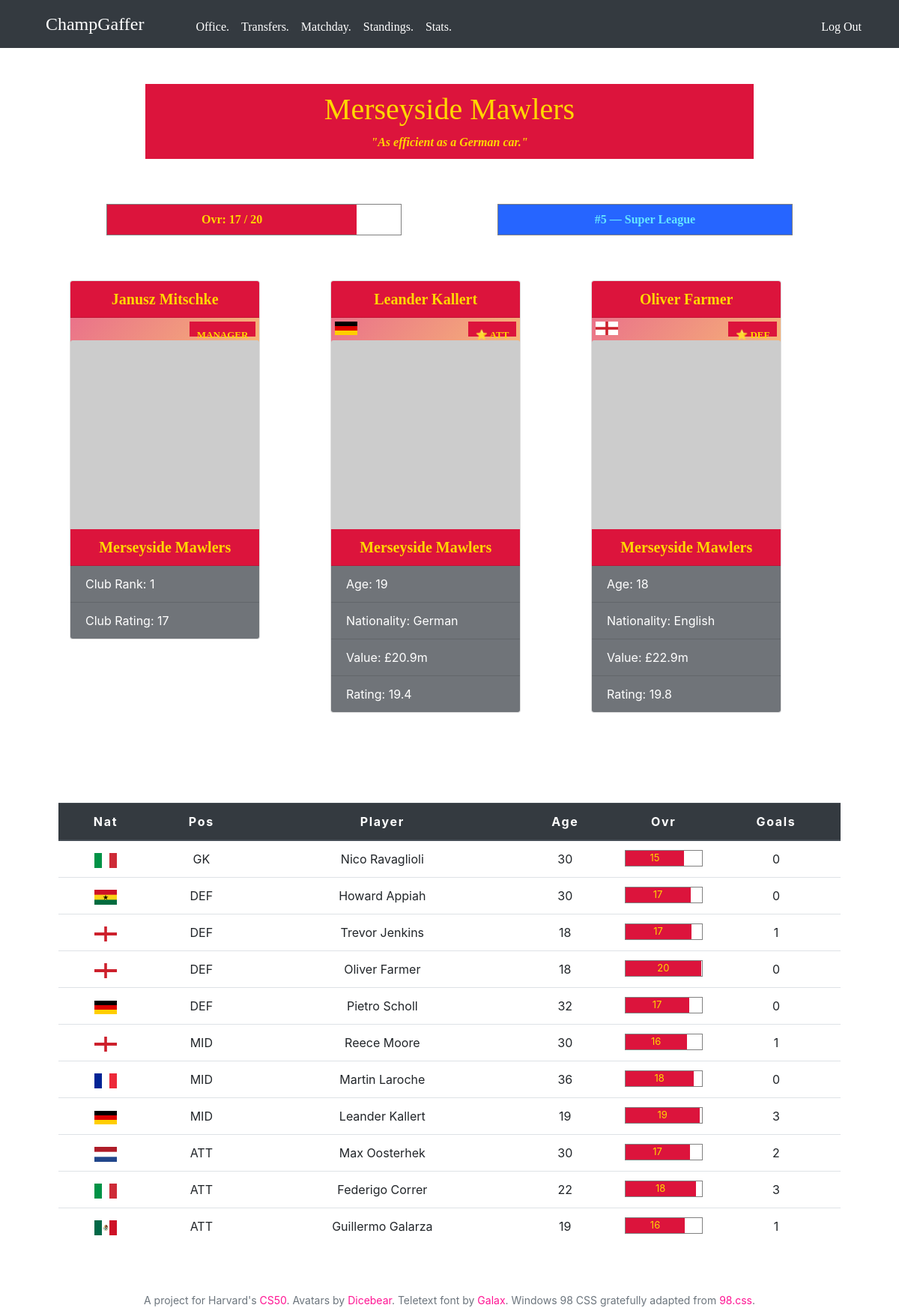
Screenshot of /Merseyside Mawlers (signed in) with the database file from the repository.
### tables this page shows
CREATE TABLE clubs (club_id INTEGER PRIMARY KEY AUTOINCREMENT NOT NULL, 
                    club_name TEXT NOT NULL, 
                    primary_colour TEXT NOT NULL, 
                    secondary_colour TEXT NOT NULL, 
                    manager TEXT NOT NULL, 
                    desc TEXT NOT NULL, 
                    capacity INTEGER, 
                    rival INTEGER);

CREATE TABLE club_attr (manager_id INTEGER NOT NULL,
                        club_id INTEGER NOT NULL,
                        rank INTEGER NOT NULL,
                        ovr INTEGER NOT NULL,
                        formation TEXT NOT NULL,
                        attendance REAL NOT NULL, pld INTEGER NOT NULL DEFAULT 0, gs INTEGER NOT NULL DEFAULT 0, ga INTEGER NOT NULL DEFAULT 0, pts INTEGER NOT NULL DEFAULT 0, pos_track INTEGER NOT NULL DEFAULT 0, pos INTEGER NOT NULL DEFAULT 0, 
                        FOREIGN KEY(manager_id) REFERENCES managers(id), 
                        FOREIGN KEY(club_id) REFERENCES clubs(club_id));

CREATE TABLE players (player_id INTEGER PRIMARY KEY AUTOINCREMENT NOT NULL,
                      starter_club TEXT NOT NULL,
                      name TEXT NOT NULL, 
                      nationality TEXT NOT NULL, 
                      flag TEXT NOT NULL, 
                      pos TEXT NOT NULL,
                      FOREIGN KEY(starter_club) REFERENCES clubs(club_name));

CREATE TABLE player_attr (manager_id INTEGER NOT NULL, 
                          player_id INTEGER NOT NULL, 
                          club_id INTEGER NOT NULL, 
                          age INTEGER NOT NULL,
                          speed NUMERIC NOT NULL, 
                          strength NUMERIC NOT NULL, 
                          technique NUMERIC NOT NULL, 
                          potential NUMERIC NOT NULL, 
                          handsomeness NUMERIC NOT NULL, 
                          ovr NUMERIC NOT NULL, 
                          value NUMERIC NOT NULL, squad_num NUMERIC NOT NULL DEFAULT 0,
                          FOREIGN KEY(manager_id) REFERENCES managers(id), 
                          FOREIGN KEY(player_id) REFERENCES players(player_id),
                          FOREIGN KEY(club_id) REFERENCES clubs(club_id));

### app.py (the view)
@app.route("/<club_name>")
@login_required
def profile(club_name):
    session['clubInfo'] = db.execute("SELECT * FROM clubs JOIN club_attr ON clubs.club_id = club_attr.club_id WHERE (club_name = ? AND club_attr.manager_id = ?) AND clubs.club_id < 20;",
                      club_name.replace("_", " "), session['id'])
    if not session['clubInfo']:
        return redirect('/')
    else:
        session["getClubPlayers"] = db.execute("SELECT * FROM players JOIN player_attr ON players.player_id = player_attr.player_id WHERE player_attr.manager_id = :manager AND player_attr.club_id = :club_id ORDER BY squad_num;",
                                                manager=session["id"], club_id=session["clubInfo"][0]['club_id'])
        for player in session['getClubPlayers']:
            player['goals'] = db.execute("SELECT count(*) AS goals FROM goals WHERE player_id=? AND manager_id=? AND season=?;", player['player_id'], session['id'], session['season'])[0]['goals']
        starDef = db.execute("SELECT name, age, nationality, flag, value, MAX(ovr) FROM players JOIN player_attr ON players.player_id = player_attr.player_id WHERE player_attr.player_id IN (SELECT player_attr.player_id FROM players JOIN player_attr ON players.player_id = player_attr.player_id WHERE pos = \'GK\' OR pos = \'DEF\') AND club_id = ? AND manager_id = ?;",
                            session['clubInfo'][0]['club_id'], session["id"])
        starAtt = db.execute("SELECT name, age, nationality, flag, value, MAX(ovr) FROM players JOIN player_attr ON players.player_id = player_attr.player_id WHERE player_attr.player_id IN (SELECT player_attr.player_id FROM players JOIN player_attr ON players.player_id = player_attr.player_id WHERE pos = \'MID\' OR pos = \'ATT\') AND club_id = ? AND manager_id = ?;",
                            session['clubInfo'][0]['club_id'], session["id"])
        session['clubStarDef'] = {
            "playername": starDef[0]['name'],
            "playerage": starDef[0]['age'],
            "nationality": starDef[0]['nationality'],
            "flag": starDef[0]['flag'],
            "value": "£" + str(starDef[0]['value']) + "m",
            "ovr": starDef[0]['MAX(ovr)']
        }
        session['clubStarAtt'] = {
            "playername": starAtt[0]['name'],
            "playerage": starAtt[0]['age'],
            "nationality": starAtt[0]['nationality'],
            "flag": starAtt[0]['flag'],
            "value": "£" + str(starAtt[0]['value']) + "m",
            "ovr": starAtt[0]['MAX(ovr)']
        }
        return render_template('club.html',
                            clubInfo=session['clubInfo'][0],
                            getPlayers=session["getClubPlayers"],
                            starAtt=session['clubStarAtt'],
                            starDef=session['clubStarDef'],
                            round=round)

### app.py (called while the page is built)
@app.after_request
def after_request(response):
    response.headers["Cache-Control"] = "no-cache, no-store, must-revalidate"
    response.headers["Expires"] = 0
    response.headers["Pragma"] = "no-cache"
    return response

### helpers.py (called while the page is built)
def login_required(f):
    @wraps(f)
    def decorated_function(*args, **kwargs):
        if session.get("id") is None:
            return redirect("/login")
        return f(*args, **kwargs)
    return decorated_function

### templates/club.html (shortened to what this page needs)
{% extends "layout.html" %}
{% block main %}
{% if clubInfo['primary_colour'] == "white" %}
    {% set primary = clubInfo['secondary_colour'] %}
    {% set secondary = clubInfo['primary_colour'] %}
{% else %}
    {% set primary = clubInfo['primary_colour'] %}
    {% set secondary = clubInfo['secondary_colour'] %}
{% endif %}
<div class="container">
    <div class="row">
        <div class="col-12 col-md-12">
            <div class="clubTitle">
                <h1>{{ clubInfo['club_name'] }}</h1>
                <p>"{{ clubInfo['desc'] }}"</p>
            </div>
        </div>
    </div>
    <div class="row">
        <div class="col-6 col-md-6">
            <div class="clubOvrCont">
                <p class="clubOvr" style="width:{{ clubInfo['ovr'] * 5 }}%;">Ovr: {{ clubInfo['ovr'] }} / 20</p>
            </div>
        </div>
        <div class="col-6 col-md-6">
            {% if clubInfo['pos'] > 10 %}
                {% set league = 'Sub League' %}
                {% set leagueClass = "subLeague" %}
                {% set pos = clubInfo['pos'] - 10 %}
            {% else %}
                {% set league = 'Super League' %}
                {% set leagueClass = 'superLeague' %}
                {% set pos = clubInfo['pos'] %}
            {% endif %}
            <div class="clubOvrCont">
                <p class="{{ leagueClass }}">#{{ pos }} — {{ league }}</p>
            </div>
        </div>
    </div>
    <div class="row">
        <div class="col-6 col-md-4">
            <div class="card">
                <h5 class="card-header">{{ clubInfo['manager'] }}</h5>
                <div class="sticker">
                    <div class="avatar-holder">
                        <h4 class="clubTitle" style="width: auto; height: 20px; float: right; margin: 5px;font-size: small;">MANAGER</h4>
                        <img class="card-img-top" src="https://avatars.dicebear.com/v2/male/{{ clubInfo['manager'] }}.svg" alt="Card image cap">
                    </div>
                </div>
                <h5 class="card-header">{{ clubInfo['club_name'] }}</h5>
                <ul class="list-group list-group-flush">
                    <li class="list-group-item">Club Rank: {{ clubInfo['rank'] }}</li>
                    <li class="list-group-item">Club Rating: {{ clubInfo['ovr'] }}</li>
                </ul>
            </div>
        </div>
        <div class="col-6 col-md-4">
            <div class="card">
                <h5 class="card-header">{{ starAtt['playername'] }}</h5>
                <div class="sticker">
                    <div class="avatar-holder">
                        <img src="static/img/flags/{{ starAtt['flag'] }}" style="width:30px; height=20px; margin:5px;"/>
                        <h4 class="clubTitle" style="width: auto; height: 20px; float: right; margin: 5px;font-size: small;">&#x2B50; ATT</h4>
                        <img class="card-img-top" src="https://avatars.dicebear.com/v2/male/{{ starAtt['playername'] }}.svg" alt="Card image cap">
                    </div>
                </div>
                <h5 class="card-header">{{ clubInfo['club_name'] }}</h5>
                <ul class="list-group list-group-flush">
                    <li class="list-group-item">Age: {{ starAtt['playerage'] }}</li>
                    <li class="list-group-item">Nationality: {{ starAtt['nationality'] }}</li>
                    <li class="list-group-item">Value: {{ starAtt['value'] }}</li>
                    <li class="list-group-item">Rating: {{ starAtt['ovr'] }}</li>
                </ul>
            </div>
        </div>
        <div class="col-6 col-md-4">
            <div class="card">
                <h5 class="card-header">{{ starDef['playername'] }}</h5>
                <div class="sticker">
                    <div class="avatar-holder">
                        <img src="static/img/flags/{{ starDef['flag'] }}" style="width:30px; height=20px; margin:5px;"/>
                        <h4 class="clubTitle" style="width: auto; height: 20px; float: right; margin: 5px;font-size: small;">&#x2B50; DEF</h4>
                        <img class="card-img-top" src="https://avatars.dicebear.com/v2/male/{{ starDef['playername'] }}.svg" alt="Card image cap">
                    </div>
                </div>
                <h5 class="card-header">{{ clubInfo['club_name'] }}</h5>
                <ul class="list-group list-group-flush">
                    <li class="list-group-item">Age: {{ starDef['playerage'] }}</li>
                    <li class="list-group-item">Nationality: {{ starDef['nationality'] }}</li>
                    <li class="list-group-item">Value: {{ starDef['value'] }}</li>
                    <li class="list-group-item">Rating: {{ starDef['ovr'] }}</li>
                </ul>
            </div>
        </div>
    </div>
    <div class="row">
        <table class="table table-hover">
            <thead class="thead-dark">
                <tr>
                    <th>Nat</th>
                    <th>Pos</th>
                    <th>Player</th>
                    <th>Age</th>
                    <th>Ovr</th>
                    <th>Goals</th>
                </tr>
            </thead>
            <tbody>
                {% for player in getPlayers %}
                    <tr class="clickRow" data-toggle="modal" data-target="#playerModal" data-player="{{ player }}">
                        <td><img src="static/img/flags/{{ player['flag'] }}" width="30px" height="20px"/></td>
                        <td>{{ player["pos"] }}</td>
                        <td>{{ player["name"] }}</td>
                        <td>{{ player["age"] }}</td>
                        <td><div style="width: 100%; height: 50%; border: solid 1px grey;"><div style="font-size: small;height: 100%; width:{{ player['ovr'] * 5 }}%; background: {{ primary }}; color: {{ secondary }}">{{ round(player['ovr']) }}</div></div></td>
                        <td>{{ player["goals"] }}</td>
                    </tr>
                {% endfor %}
            </tbody>
        </table>
    </div>
</div>
{% endblock %}

### static/css/styles.css (style rules this page uses)
html { font-size: 1rem; }
main img { max-width: 100%; }
.card, .windowfy, .col-6, .col-12 { margin-bottom: 60px; }
.table .thead-dark th { background: #343a40; letter-spacing: 1.7px; }
.sticker { width: 100%; height: 100%; min-width: 100%; min-height: 100%; position: relative; }
.sticker::before { content: ""; display: block; position: absolute; top: 0; left: 0; width: 100%; height: 100%; opacity: 0.6; }
.card { width: 80%; min-width: 200px; }
.card-header { font-family: "Pixelated MS Sans Serif"; letter-spacing: 1.5; font-weight: bold; }
.avatar-holder { position: relative; text-align: left; }
.list-group-item { width: 100%; text-align: left; background: rgba(52, 58, 64, 0.7); color: white; }
.superLeague { display: flex; flex-direction: column; align-items: center; justify-content: space-around; height: 100%; background: #2665FF !important; color: #64E5FF !important; }
.clubTitle, .clubOvrCont { font-family: "Pixelated MS Sans Serif"; margin: auto; letter-spacing: 1.5; font-weight: bold; width: 80%; }
.clubTitle { background: #343a40; color: #FF1493; display: flex; flex-direction: column; align-items: center; justify-content: space-around; height: 100%; padding:10px; }
.clubTitle p { font-family: "Pixelated MS Sans Serif"; margin-bottom: 0; font-style: italic; }
.clubOvrCont { height: 100%; border: 1px solid grey; }
.clubOvr { display: flex; flex-direction: column; align-items: center; justify-content: space-around; height: 100%; }

### rows the page displays
clubs: club_name "Merseyside Mawlers", desc "As efficient as a German car.", manager "Janusz Mitschke"
club_attr: ovr "17", rank "1"
players: playername "Leander Kallert"
players: playername "Oliver Farmer"
player_attr: flag (picture), pos "GK", name "Nico Ravaglioli", age "30", ovr "15", goals "0"
player_attr: flag (picture), pos "DEF", name "Howard Appiah", age "30", ovr "17", goals "0"
player_attr: flag (picture), pos "DEF", name "Trevor Jenkins", age "18", ovr "17", goals "1"
player_attr: flag (picture), pos "DEF", name "Oliver Farmer", age "18", ovr "20", goals "0"
player_attr: flag (picture), pos "DEF", name "Pietro Scholl", age "32", ovr "17", goals "0"
player_attr: flag (picture), pos "MID", name "Reece Moore", age "30", ovr "16", goals "1"
player_attr: flag (picture), pos "MID", name "Martin Laroche", age "36", ovr "18", goals "0"
player_attr: flag (picture), pos "MID", name "Leander Kallert", age "19", ovr "19", goals "3"
player_attr: flag (picture), pos "ATT", name "Max Oosterhek", age "30", ovr "17", goals "2"
player_attr: flag (picture), pos "ATT", name "Federigo Correr", age "22", ovr "18", goals "3"
player_attr: flag (picture), pos "ATT", name "Guillermo Galarza", age "19", ovr "16", goals "1"

### other values shown
{{ pos }} "5"
{{ league }} "Super League"
{{ starAtt['playerage'] }} "19"
{{ starAtt['nationality'] }} "German"
{{ starAtt['value'] }} "£20.9m"
{{ starAtt['ovr'] }} "19.4"
{{ starDef['playerage'] }} "18"
{{ starDef['nationality'] }} "English"
{{ starDef['value'] }} "£22.9m"
{{ starDef['ovr'] }} "19.8"
